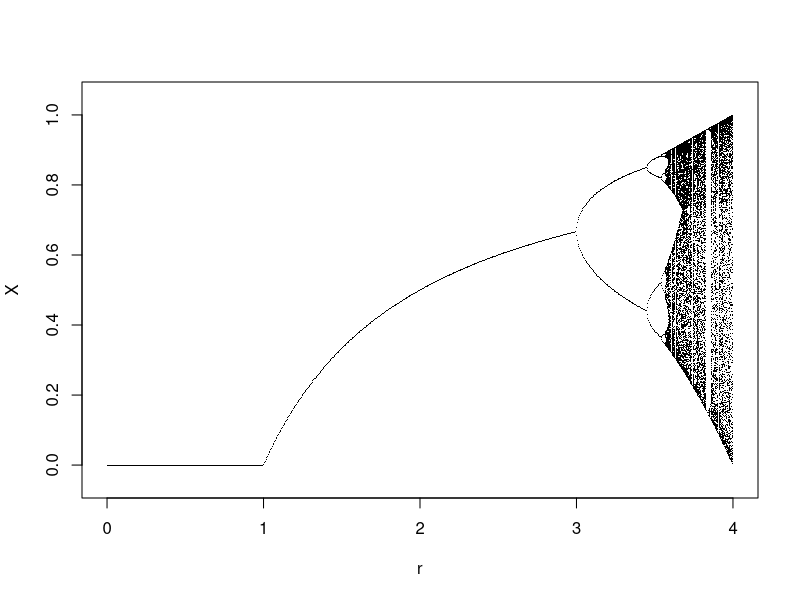
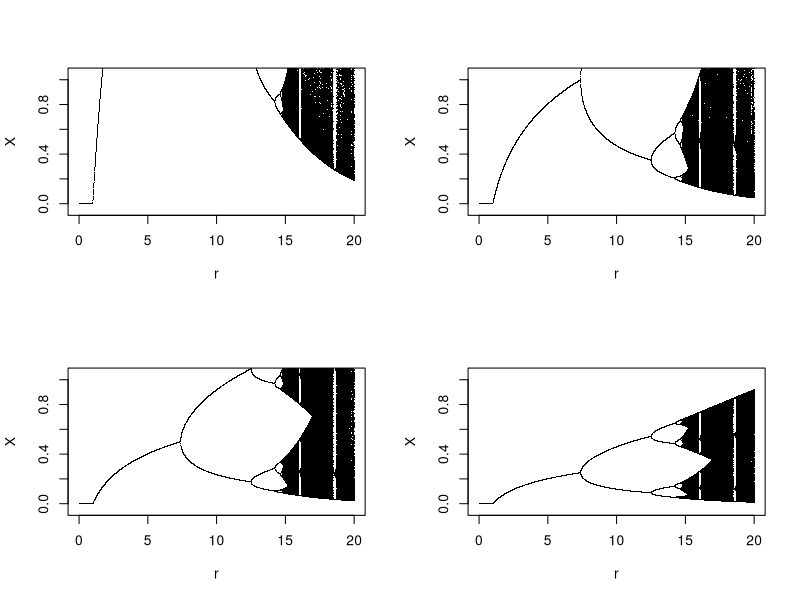
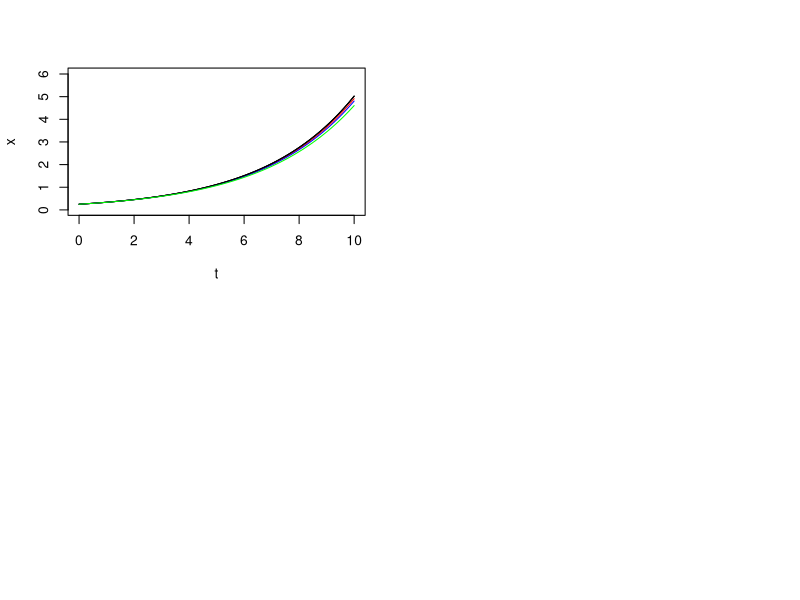
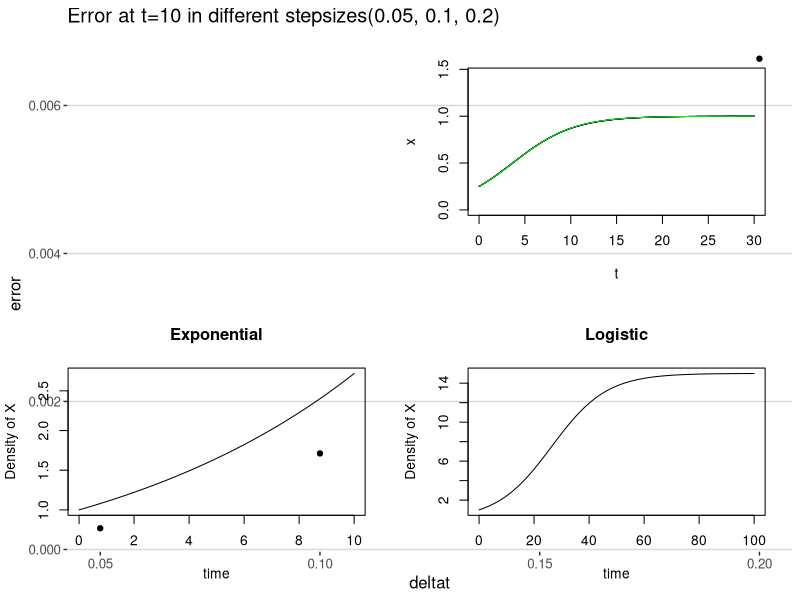
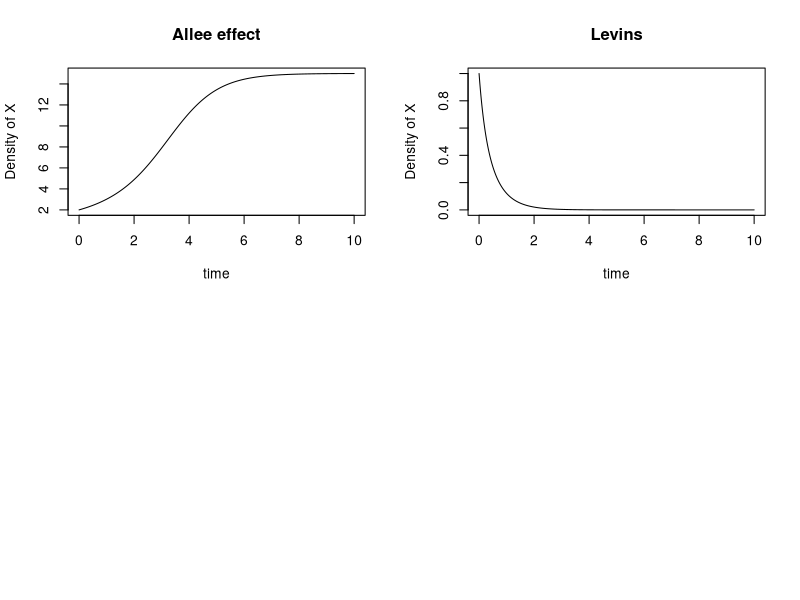
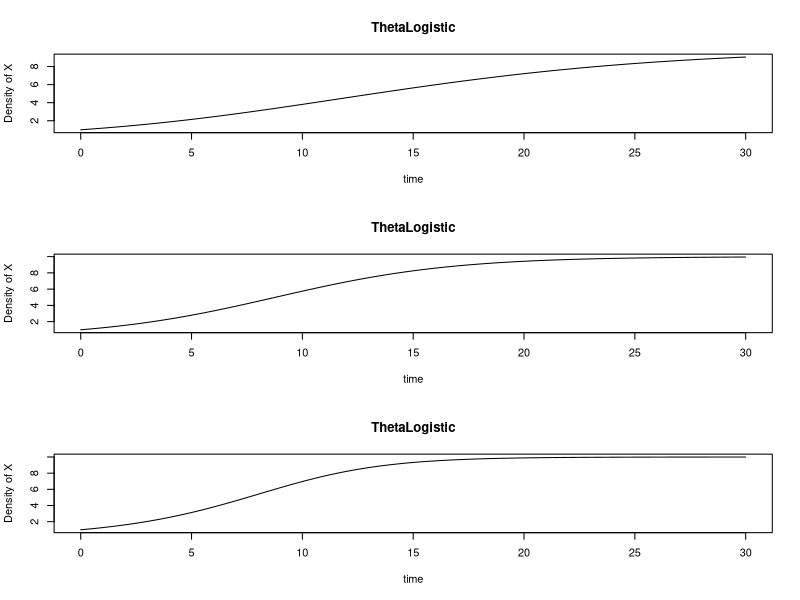

These figures' R source, in order:
## ---- chunk 1
knitr::opts_chunk$set(fig.width=9, fig.height=9,
                      error=TRUE, echo=TRUE, eval=TRUE, warning=FALSE, message=FALSE)
## ---- chunk 2
## Bifurcation.R 
## Stefano Allesina sallesina@uchicago.edu allesinalab.uchicago.edu
## Code for "Theoretical Ecology"


## This function returns the values of the min and max 
peaks <- function(x) {
  if (min(x)==max(x)) return(min(x)) ## Does not oscillate 
  l <- length(x) 
  xm1 <- c(x[-1], x[l])
  xp1 <- c(x[1], x[-l]) 
  z<-x[x > xm1 & x > xp1 | x < xm1 & x < xp1] 
  if (length(z)==0) return(min(x)) ## It has not converged yet 
  return (z)
} 

## This function creates a simulation of the logistic map 
LogisticMap<-function(N0,r,TimeSteps){
  Results<-rep(0,TimeSteps) 
  Results[1]<-N0 
  for (j in 2:TimeSteps){
    Results[j]<-r*Results[j-1]*(1-Results[j-1])
  } 
  return(Results)
} 

## Plot the Diagram 
plot(0,0, xlim=c(0,4), ylim=c(-0.05,1.05),type="n", xlab="r", ylab="X") 
for (r in seq(0.001,4,0.005)) { # These are the initial and final values for r
  out <- LogisticMap(0.5,r,2500) # Initial conditions 
  l <- length(out) %/% 10 # use only the last 250 steps 
  out <- out[(9*l):(10*l)] 
  p <- peaks(out) 
  l <- length(out) 
  points(rep(r, length(p)), p, pch=".")
}


## ---- chunk 3
## This function creates a simulation of the logistic map 
RickerModel<-function(N0,r,TimeSteps,b){
  Results<-rep(0,TimeSteps) 
  Results[1]<-N0 
  for (j in 2:TimeSteps){
    Results[j]<-r*Results[j-1]*exp(-b*Results[j-1])
  } 
  return(Results)
} 

## Plot the Diagram with b fixated (4 different values)

par(mfrow=c(2,2))
b_vec <- c(0.5, 2, 4, 8) 
r_end <- 20

for (b in b_vec){
  plot(0,0, xlim=c(0,r_end), ylim=c(-0.05,1.05),type="n", xlab="r", ylab="X")
  for (r in seq(0.001,r_end,0.005)) { # These are the initial and final values for r
  out <- RickerModel(0.5,r,2500,b) # Initial conditions 
  l <- length(out) %/% 10 # use only the last 250 steps 
  out <- out[(9*l):(10*l)] 
  p <- peaks(out) 
  l <- length(out) 
  points(rep(r, length(p)), p, pch=".")
}
}

## ---- chunk 4
library(ggplot2)
library(ggthemes)

ExponentialGrowth<-function(x,lambda){
   return (lambda*x)
}

Euler<-function(x, D, FUN,lambda){
   return(x+FUN(x,lambda)*D)
}

ExponentialSolution<-function(N0,t,lambda){
   return (N0*exp(t*lambda))
}
# dev.off()
N0<-0.25
lambda<-0.3
plot(c(0,0),col="0",xlim=c(0,10),ylim=c(0,(N0*exp(lambda*10)+1)), xlab='t', ylab='x')
for (Deltat in c(0.05,0.1,0.2)){
   PointsToEstimate<-seq(0,10,by=Deltat)
   Iterations<-length(PointsToEstimate)-1
   Approx<-rep(0,Iterations+1)
   RealSol<-rep(0,Iterations+1)
   Approx[1]<-RealSol[1]<-N0
   for (i in 1:Iterations){
      RealSol[i+1]<-ExponentialSolution(N0,Deltat*i,lambda)		
      Approx[i+1]<-Euler(Approx[i],Deltat,ExponentialGrowth,lambda)		
   }
   if (Deltat==0.05) mycol="red"
   if (Deltat==0.1) mycol="blue"
   if (Deltat==0.2) mycol="green"
   points(RealSol~PointsToEstimate,col="black",type="l")
   points(Approx~PointsToEstimate,col=mycol,type="l")
}

# error at time t=10 as a function of step-size
get_error <- function(Deltat=0.05, t=10){
  PointsToEstimate<-seq(0,10,by=Deltat)
  Iterations<-length(PointsToEstimate)-1
  Approx<-rep(0,Iterations+1)
  RealSol<-rep(0,Iterations+1)
  Approx[1]<-RealSol[1]<-N0
  for (i in 1:Iterations){
    RealSol[i+1]<-ExponentialSolution(N0,Deltat*i,lambda)		
    Approx[i+1]<-Euler(Approx[i],Deltat,ExponentialGrowth,lambda)		
  }
  return (RealSol[t] - Approx[t])
}

get_error(0.05, 10)
df_1 <- data.frame(deltat=c(0.05, 0.1, 0.2), error=NA)
df_1$error <- sapply(df_1$deltat,get_error)
df_1

ggplot(df_1, aes(x=deltat, y=error)) + geom_point() + theme_hc() +
    ggtitle("Error at t=10 in different stepsizes(0.05, 0.1, 0.2)")

## ---- chunk 5
LogisticGrowth<-function(x,lambda){
   return (lambda*x*(1-x))
}

LogisticSolution<-function(N0,t,lambda){
   return ( (N0*exp(t*lambda)) / ( 1+N0*(exp(t*lambda)-1) ) )
}

# dev.off()
N0<-0.25
lambda<-0.3
plot(c(0,0),col="0",xlim=c(0,30),ylim=c(0,(N0*exp(lambda*2)+1)), xlab='t', ylab='x')
for (Deltat in c(0.05,0.1,0.2)){
   PointsToEstimate<-seq(0,30,by=Deltat)
   Iterations<-length(PointsToEstimate)-1
   Approx<-rep(0,Iterations+1)
   RealSol<-rep(0,Iterations+1)
   Approx[1]<-RealSol[1]<-N0
   for (i in 1:Iterations){
      RealSol[i+1]<-LogisticSolution(N0,Deltat*i,lambda)		
      Approx[i+1]<-Euler(Approx[i],Deltat,LogisticGrowth,lambda)		
   }
   if (Deltat==0.05) mycol="red"
   if (Deltat==0.1) mycol="blue"
   if (Deltat==0.2) mycol="green"
   points(RealSol~PointsToEstimate,col="black",type="l")
   points(Approx~PointsToEstimate,col=mycol,type="l")
}

## ---- chunk 6
## ExpGrowth.R 
## Stefano Allesina sallesina@uchicago.edu allesinalab.uchicago.edu
## Code for "Theoretical Ecology"

require(deSolve) 
## package for integrating numerically ODEs see 
##http://cran.r-project.org/web/packages/deSolve/
## ---- chunk 7
## This function takes a step in time
ExponentialGrowth<-function(t, state, parameters) { 
  X <- state[1] ## the first element is the density of X at time t
  r <- parameters[1] ## the first parameter is the growth rate
  dX<-r*X 
  return(list(dX)) ## for some reason, you have to return a list
}

## This function runs the model and produces the trajectory
RunExponentialGrowth <- function(MaxTime=10, GrowthRate=0.1, InitialX=1.0, title='Exponential'){
  times <- seq(0, MaxTime, by = 0.01)
  parameters <- c(r=GrowthRate)
  state <- c(X=InitialX)
  out <- ode(y = state, times = times, func = ExponentialGrowth, parms = parameters)
  print(plot(out[,2]~out[,1],type="l",xlab="time",ylab="Density of X", main=title))
  # return(out)
}

RunExponentialGrowth()

## ---- chunk 8
## This function takes a step in time
LogisticGrowth<-function(t, state, parameters) { 
  X <- state[1] ## the first element is the density of X at time t
  r <- parameters[1] ## the first parameter is the growth rate
  K <- parameters[2]
  dX<-r*X*(1-(X/K))
  return(list(dX)) ## for some reason, you have to return a list
}

## This function runs the model and produces the trajectory
RunLogisticGrowth <- function(MaxTime=100, GrowthRate=0.1, InitialX=1.0, Carrying_capa=15, title='Logistic'){
  times <- seq(0, MaxTime, by = 0.01)
  parameters <- c(r=GrowthRate, K=Carrying_capa)
  state <- c(X=InitialX)
  out <- ode(y = state, times = times, func = LogisticGrowth, parms = parameters)
  print(plot(out[,2]~out[,1],type="l",xlab="time",ylab="Density of X", main=title))
  # return(out)
}

RunLogisticGrowth()
## ---- chunk 9
## This function takes a step in time
AlleeGrowth<-function(t, state, parameters) { 
  X <- state[1] ## the first element is the density of X at time t
  u <- parameters[1] ## the first parameter is the growth rate
  c <- parameters[2]
  v <- parameters[3]
  dX<- X*( (u*X/(v+X))-c*X )
  return(list(dX)) ## for some reason, you have to return a list
  # u = 2, c = 0.1, and v = 5.
}

## This function runs the model and produces the trajectory
RunAlleeGrowth <- function(MaxTime=10, InitialX=2, u=2, c=0.1, v=5, title='Allee effect'){
  times <- seq(0, MaxTime, by = 0.01)
  parameters <- c(u=u, c=c, v=v)
  state <- c(X=InitialX)
  out <- ode(y = state, times = times, func = AlleeGrowth, parms = parameters)
  print(plot(out[,2]~out[,1],type="l",xlab="time",ylab="Density of X", main=title))
  # return(out)
}

RunAlleeGrowth()

## ---- chunk 10

## This function takes a step in time
LevinsGrowth<-function(t, state, parameters) { 
  X <- state[1] ## the first element is the density of X at time t
  c <- parameters[1] ## the first parameter is the growth rate
  dX<- c*X*(1-X) - exp(1)*X
  return(list(dX)) ## for some reason, you have to return a list
}

## This function runs the model and produces the trajectory
RunLevinsGrowth <- function(MaxTime=10, c=1, InitialX=1.0, title='Levins'){
  times <- seq(0, MaxTime, by = 0.01)
  parameters <- c(c=c)
  state <- c(X=InitialX)
  out <- ode(y = state, times = times, func = LevinsGrowth, parms = parameters)
  print(plot(out[,2]~out[,1],type="l",xlab="time",ylab="Density of X", main=title))
  # return(out)
}

RunLevinsGrowth()

## ---- chunk 11
## This function takes a step in time
ThetaLogisticGrowth<-function(t, state, parameters) { 
  X <- state[1] ## the first element is the density of X at time t
  r <- parameters[1] ## the first parameter is the growth rate
  K <- parameters[2]
  theta <- parameters[3]
  dX<- r*X*( 1 - (X/K)^theta)
  return(list(dX)) ## for some reason, you have to return a list
}

## This function runs the model and produces the trajectory
RunThetaLogisticGrowth <- function(MaxTime=30, r=.25, K=10, theta = 1, InitialX=1.0, title='ThetaLogistic'){
  times <- seq(0, MaxTime, by = 0.01)
  parameters <- c(r=r, K=K, theta=theta)
  state <- c(X=InitialX)
  out <- ode(y = state, times = times, func = ThetaLogisticGrowth, parms = parameters)
  print(plot(out[,2]~out[,1],type="l",xlab="time",ylab="Density of X", main=title))
  # return(out)
}

# plot for 3 different theta value as Exercise 3
par(mfrow=c(3,1))
for (th in c(0.5, 1, 1.5)){
  RunThetaLogisticGrowth(theta=th)
}
